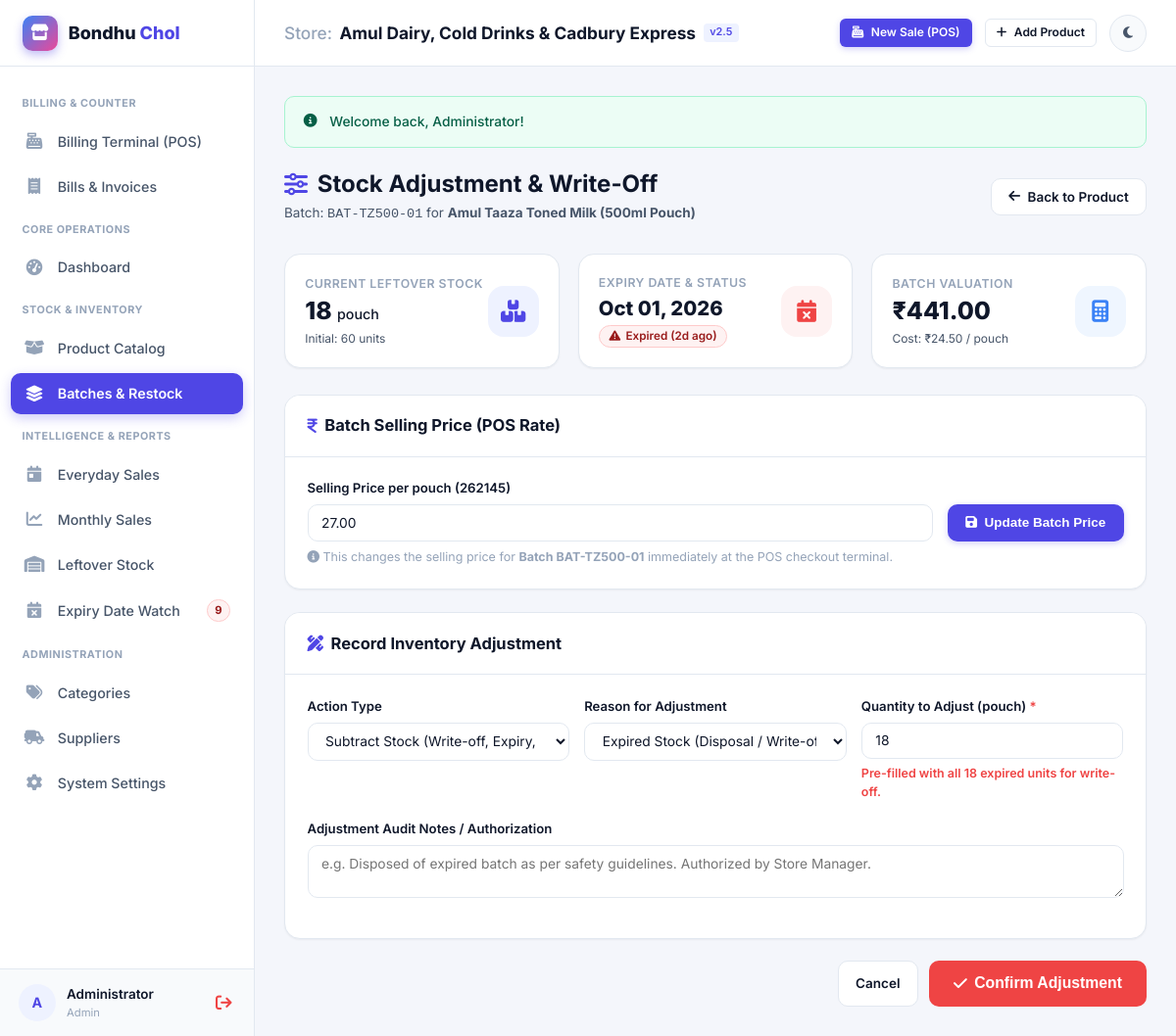
The page /modules/batches/adjust.php?batch_id=1 (signed in) on the database as committed earlier.
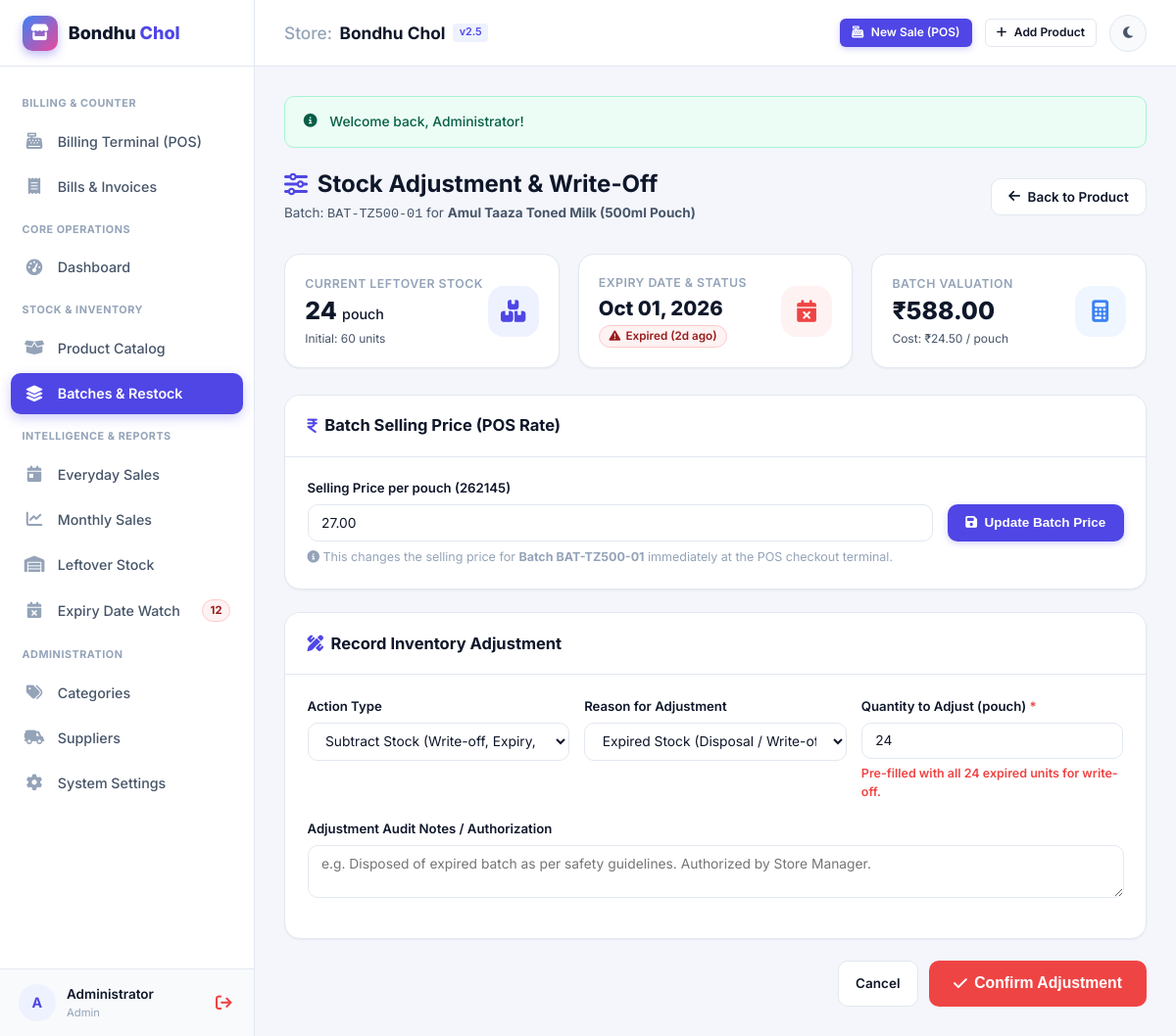
The same page on the database as committed later.
### tables this page shows
CREATE TABLE IF NOT EXISTS `product_batches` (
    `id` INT AUTO_INCREMENT PRIMARY KEY,
    `product_id` INT NOT NULL,
    `supplier_id` INT NULL,
    `batch_no` VARCHAR(60) NOT NULL,
    `mfg_date` DATE NULL,
    `expiry_date` DATE NOT NULL,
    `purchase_price` DECIMAL(10,2) NOT NULL DEFAULT 0.00,
    `selling_price` DECIMAL(10,2) NOT NULL DEFAULT 0.00,
    `initial_quantity` INT NOT NULL DEFAULT 0,
    `current_quantity` INT NOT NULL DEFAULT 0,
    `status` ENUM('available', 'low_stock', 'sold_out', 'expired', 'discarded') NOT NULL DEFAULT 'available',
    `created_at` TIMESTAMP DEFAULT CURRENT_TIMESTAMP,
    CONSTRAINT `fk_batches_product` FOREIGN KEY (`product_id`) REFERENCES `products` (`id`) ON DELETE CASCADE,
    CONSTRAINT `fk_batches_supplier` FOREIGN KEY (`supplier_id`) REFERENCES `suppliers` (`id`) ON DELETE SET NULL,
    INDEX `idx_expiry` (`expiry_date`),
    INDEX `idx_batch_product` (`product_id`, `current_quantity`)
);

CREATE TABLE IF NOT EXISTS `products` (
    `id` INT AUTO_INCREMENT PRIMARY KEY,
    `category_id` INT NULL,
    `sku` VARCHAR(60) NOT NULL UNIQUE,
    `barcode` VARCHAR(60) NULL,
    `name` VARCHAR(200) NOT NULL,
    `description` TEXT NULL,
    `unit` VARCHAR(20) NOT NULL DEFAULT 'pcs',
    `min_stock_alert` INT NOT NULL DEFAULT 10,
    `default_selling_price` DECIMAL(10,2) NOT NULL DEFAULT 0.00,
    `status` ENUM('active', 'inactive') NOT NULL DEFAULT 'active',
    `created_at` TIMESTAMP DEFAULT CURRENT_TIMESTAMP,
    `updated_at` TIMESTAMP DEFAULT CURRENT_TIMESTAMP ON UPDATE CURRENT_TIMESTAMP,
    CONSTRAINT `fk_products_category` FOREIGN KEY (`category_id`) REFERENCES `categories` (`id`) ON DELETE SET NULL
);

### config/database.php (called while the page is built, shortened)
<?php
class Database {
    private static $instance = null;
    private $mysqli = null;
    private $pdo = null;
    private $driver = 'mysqli';
    private $host = 'localhost';
    private $username = 'root';
    private $password = '';
    private $database = 'inventory_db';
    private $port = 3306;
    private function __construct() {
        $configFile = __DIR__ . '/db_custom.php';
        if (file_exists($configFile)) {
            $customConfig = include($configFile);
            if (is_array($customConfig)) {
                $this->driver = $customConfig['driver'] ?? $this->driver;
                $this->host = $customConfig['host'] ?? $this->host;
                $this->username = $customConfig['username'] ?? $this->username;
                $this->password = $customConfig['password'] ?? $this->password;
                $this->database = $customConfig['database'] ?? $this->database;
                $this->port = (int)($customConfig['port'] ?? $this->port);
            }
        }
        $envDriver = getenv('DB_DRIVER') ?: getenv('DB_CONNECTION');
        if (!empty($envDriver)) {
            $this->driver = strtolower($envDriver) === 'sqlite' ? 'sqlite' : 'mysqli';
        }
        $envHost = getenv('DB_HOST');
        if (!empty($envHost)) $this->host = $envHost;
        $envPort = getenv('DB_PORT');
        if (!empty($envPort)) $this->port = (int)$envPort;
        $envUser = getenv('DB_USERNAME') ?: getenv('DB_USER');
        if ($envUser !== false && $envUser !== '') $this->username = $envUser;
        $envDb = getenv('DB_DATABASE') ?: getenv('DB_NAME');
        if (!empty($envDb)) $this->database = $envDb;
        if ($this->driver === 'mysqli') {
            $isCloudOrTiDb = ($this->port == 4000 || stripos($this->host, 'tidb') !== false || stripos($this->host, 'aiven') !== false || getenv('DB_SSL') === 'true');
            $maxAttempts = 3;
            for ($attempt = 1; $attempt <= $maxAttempts; $attempt++) {
                $this->mysqli = mysqli_init();
                $this->mysqli->options(MYSQLI_OPT_CONNECT_TIMEOUT, 15);
                $clientFlags = $isCloudOrTiDb ? MYSQLI_CLIENT_SSL : 0;
                $connected = @$this->mysqli->real_connect($this->host, $this->username, $this->password, $this->database, $this->port, null, $clientFlags);
                if ($connected && !$this->mysqli->connect_error) {
                    $this->mysqli->set_charset("utf8mb4");
                    return;
                } else {
                    $this->error = $this->mysqli->connect_error ?: 'MySQL Connection Failed';
                    $this->mysqli = null;
                    if ($attempt < $maxAttempts) {
                        usleep(500000);
                    }
                }
            }
        }
    }
    public static function getInstance() {
        if (self::$instance === null) {
            self::$instance = new self();
        }
        return self::$instance;
    }
    public function isConnected() {
        return ($this->driver === 'mysqli' && $this->mysqli !== null && !$this->mysqli->connect_error)
            || ($this->driver === 'sqlite' && $this->pdo !== null);
    }
    public function preparedQuery($sql, $types = "", $params = []) {
        if ($this->driver === 'mysqli') {
            $stmt = $this->mysqli->prepare($sql);
            if (!empty($types) && !empty($params)) {
                $stmt->bind_param($types, ...$params);
            }
            $executed = $stmt->execute();
            $result = $stmt->get_result();
            if ($result !== false) {
                $data = [];
                while ($row = $result->fetch_assoc()) {
                    $data[] = $row;
                }
                return $data;
            }
            $affected = $stmt->affected_rows;
            $insertId = $stmt->insert_id;
            return [
                'success' => true,
                'affected_rows' => $affected,
                'insert_id' => $insertId
            ];
        }
    }
    public function fetchOne($sql, $types = "", $params = []) {
        $results = $this->preparedQuery($sql, $types, $params);
        if (is_array($results) && count($results) > 0 && isset($results[0])) {
            return $results[0];
        }
        return null;
    }
}

### includes/functions.php (called while the page is built, shortened)
<?php
function e($string) {
    return htmlspecialchars((string)$string, ENT_QUOTES, 'UTF-8');
}
function formatCurrency($amount, $decimals = 2) {
    $symbol = defined('CURRENCY_SYMBOL') && !empty(CURRENCY_SYMBOL) ? CURRENCY_SYMBOL : '₹';
    if (preg_match('/[0-9]/', $symbol) || $symbol === '$' || mb_strlen($symbol) > 4) {
        $symbol = '₹';
    }
    return $symbol . number_format((float)$amount, $decimals);
}
function formatDate($dateStr, $format = 'M d, Y') {
    $time = strtotime($dateStr);
    return $time ? date($format, $time) : 'N/A';
}
function getExpiryStatus($expiryDate) {
    $today = new DateTime('today');
    $exp = new DateTime($expiryDate);
    $diff = $today->diff($exp);
    $days = (int)$diff->format("%r%a");
    $criticalDays = defined('EXPIRY_CRITICAL_DAYS') ? EXPIRY_CRITICAL_DAYS : 30;
    $warningDays = defined('EXPIRY_WARNING_DAYS') ? EXPIRY_WARNING_DAYS : 60;
    if ($days < 0) {
        $absDays = abs($days);
        return [
            'status' => 'expired',
            'days_left' => $days,
            'badge_class' => 'badge-danger',
            'label' => "Expired ({$absDays}d ago)",
            'icon' => 'fa-triangle-exclamation'
        ];
    }
}

### modules/batches/adjust.php (the view, shortened to what the changed rows need)
<?php
require_once __DIR__ . '/../../includes/header.php';
$db = Database::getInstance();
$batchId = isset($_GET['batch_id']) ? (int)$_GET['batch_id'] : 0;
$batch = $db->fetchOne("
    SELECT
        b.*,
        p.name as product_name,
        p.sku,
        p.unit,
        s.name as supplier_name
    FROM `product_batches` b
    JOIN `products` p ON b.product_id = p.id
    LEFT JOIN `suppliers` s ON b.supplier_id = s.id
    WHERE b.id = ?
", "i", [$batchId]);
$expInfo = getExpiryStatus($batch['expiry_date']);
?>
<div class="page-header">
    <div class="page-header-title">
        <h1>
            <i class="fa-solid fa-sliders" style="color: var(--primary);"></i>
            <span>Stock Adjustment & Write-Off</span>
        </h1>
        <p>Batch: <code><?= e($batch['batch_no']) ?></code> for <strong><?= e($batch['product_name']) ?></strong></p>
    </div>
</div>
<div class="stats-grid">
    <div class="stat-card">
        <div class="stat-info">
            <div class="stat-label">Current Leftover Stock</div>
            <div class="stat-value" style="color: <?= $batch['current_quantity'] <= 0 ? 'var(--danger)' : 'var(--text-primary)' ?>;">
                <?= $batch['current_quantity'] ?> <span style="font-size: 0.95rem; font-weight: 500;"><?= e($batch['unit']) ?></span>
            </div>
            <div class="stat-subtext">
                Initial: <?= $batch['initial_quantity'] ?> units
            </div>
        </div>
    </div>
    <div class="stat-card">
        <div class="stat-info">
            <div class="stat-label">Expiry Date & Status</div>
            <div class="stat-value" style="font-size: 1.35rem;">
                <?= formatDate($batch['expiry_date']) ?>
            </div>
            <div class="stat-subtext">
                <span class="badge <?= $expInfo['badge_class'] ?>">
                    <i class="fa-solid <?= $expInfo['icon'] ?>"></i>
                    <?= $expInfo['label'] ?>
                </span>
            </div>
        </div>
    </div>
    <div class="stat-card">
        <div class="stat-info">
            <div class="stat-label">Batch Valuation</div>
            <div class="stat-value"><?= formatCurrency($batch['current_quantity'] * $batch['purchase_price']) ?></div>
            <div class="stat-subtext">
                Cost: <?= formatCurrency($batch['purchase_price']) ?> / <?= e($batch['unit']) ?>
            </div>
        </div>
    </div>
</div>
<div class="card" style="margin-bottom: 1.5rem;">
    <div class="card-body">
        <form action="<?= BASE_URL ?>/modules/batches/adjust.php?batch_id=<?= $batchId ?>" method="POST" style="display: flex; gap: 1rem; align-items: flex-end; flex-wrap: wrap;">
            <div class="form-group" style="flex: 1; min-width: 200px; margin-bottom: 0;">
                <label class="form-label" for="selling_price">Selling Price per <?= e($batch['unit']) ?> (<?= e(CURRENCY_SYMBOL) ?>)</label>
                <input type="number" step="0.01" min="0.01" id="selling_price" name="selling_price" class="form-control" value="<?= e($batch['selling_price']) ?>" required>
            </div>
        </form>
        <small style="color: var(--text-muted); display: block; margin-top: 0.5rem;">
            <i class="fa-solid fa-circle-info"></i> This changes the selling price for <strong>Batch <?= e($batch['batch_no']) ?></strong> immediately at the POS checkout terminal.
        </small>
    </div>
</div>
<form action="<?= BASE_URL ?>/modules/batches/adjust.php?batch_id=<?= $batchId ?>" method="POST">
    <div class="card">
        <div class="card-body">
            <div class="form-row">
                <div class="form-group">
                    <label class="form-label" for="reason">Reason for Adjustment</label>
                    <select id="reason" name="reason" class="form-select">
                        <option value="expired" <?= $expInfo['status'] === 'expired' ? 'selected' : '' ?>>Expired Stock (Disposal / Write-off)</option>
                    </select>
                </div>
                <div class="form-group">
                    <label class="form-label" for="quantity">Quantity to Adjust (<?= e($batch['unit']) ?>) <span style="color: var(--danger);">*</span></label>
                    <input type="number" min="1" max="<?= $batch['current_quantity'] > 0 ? $batch['current_quantity'] : 99999 ?>"
                           id="quantity" name="quantity" class="form-control"
                           value="<?= $expInfo['status'] === 'expired' ? $batch['current_quantity'] : '1' ?>" required>
                    <?php if ($expInfo['status'] === 'expired' && $batch['current_quantity'] > 0): ?>
                        <small style="color: var(--danger); font-weight: 600;">Pre-filled with all <?= $batch['current_quantity'] ?> expired units for write-off.</small>
                    <?php endif; ?>
                </div>
            </div>
        </div>
    </div>
</form>
<?php include INCLUDES_PATH . '/footer.php'; ?>

### includes/sidebar.php (shortened to what the changed rows need)
<?php
$currentUri = $_SERVER['REQUEST_URI'];
$db = Database::getInstance();
$sidebarExpiredCount = 0;
if ($db->isConnected()) {
    $critDays = defined('EXPIRY_CRITICAL_DAYS') ? EXPIRY_CRITICAL_DAYS : 30;
    $expRes = $db->fetchOne("SELECT COUNT(*) as cnt FROM `product_batches` WHERE `current_quantity` > 0 AND `expiry_date` <= DATE_ADD(CURDATE(), INTERVAL ? DAY)", "i", [$critDays]);
    $sidebarExpiredCount = $expRes['cnt'] ?? 0;
}
function isNavActive($path) {
    global $currentUri;
    return strpos($currentUri, $path) !== false ? 'active' : '';
}
?>
<aside class="app-sidebar">
    <nav class="sidebar-nav">
        <a href="<?= BASE_URL ?>/modules/reports/expiry_report.php" class="nav-item <?= isNavActive('expiry_report.php') ?>">
            <i class="fa-solid fa-calendar-xmark"></i>
            <span>Expiry Date Watch</span>
            <?php if ($sidebarExpiredCount > 0): ?>
                <span class="nav-badge badge-danger"><?= $sidebarExpiredCount ?></span>
            <?php endif; ?>
        </a>
    </nav>
</aside>

### includes/navbar.php (shortened to what the changed rows need)
<header class="app-navbar">
    <div class="navbar-left">
        <div class="navbar-title" style="display: flex; align-items: center; gap: 0.5rem;">
            <span style="font-weight: 500; color: var(--text-muted);">Store:</span>
            <span style="color: var(--text-primary); font-weight: 700;"><?= e(STORE_NAME) ?></span>
            <span class="badge badge-primary" style="font-size: 0.72rem; padding: 0.18rem 0.45rem; border-radius: 4px;" title="Active Live Build Version">v2.5</span>
        </div>
    </div>
</header>

Rows that differ between the two databases and show on the page:
changed product_batches "BAT-TZ500-01": current_quantity "18" → "24"; formatCurrency($batch['current_quantity'] * $batch['purchase_price']) "₹441.00" → "₹588.00"; quantity "18" → "24"
Other text that changed with them:
$sidebarExpiredCount: "9" → "12"
STORE_NAME: "Amul Dairy, Cold Drinks & Cadbury Express" → "Bondhu Chol"
